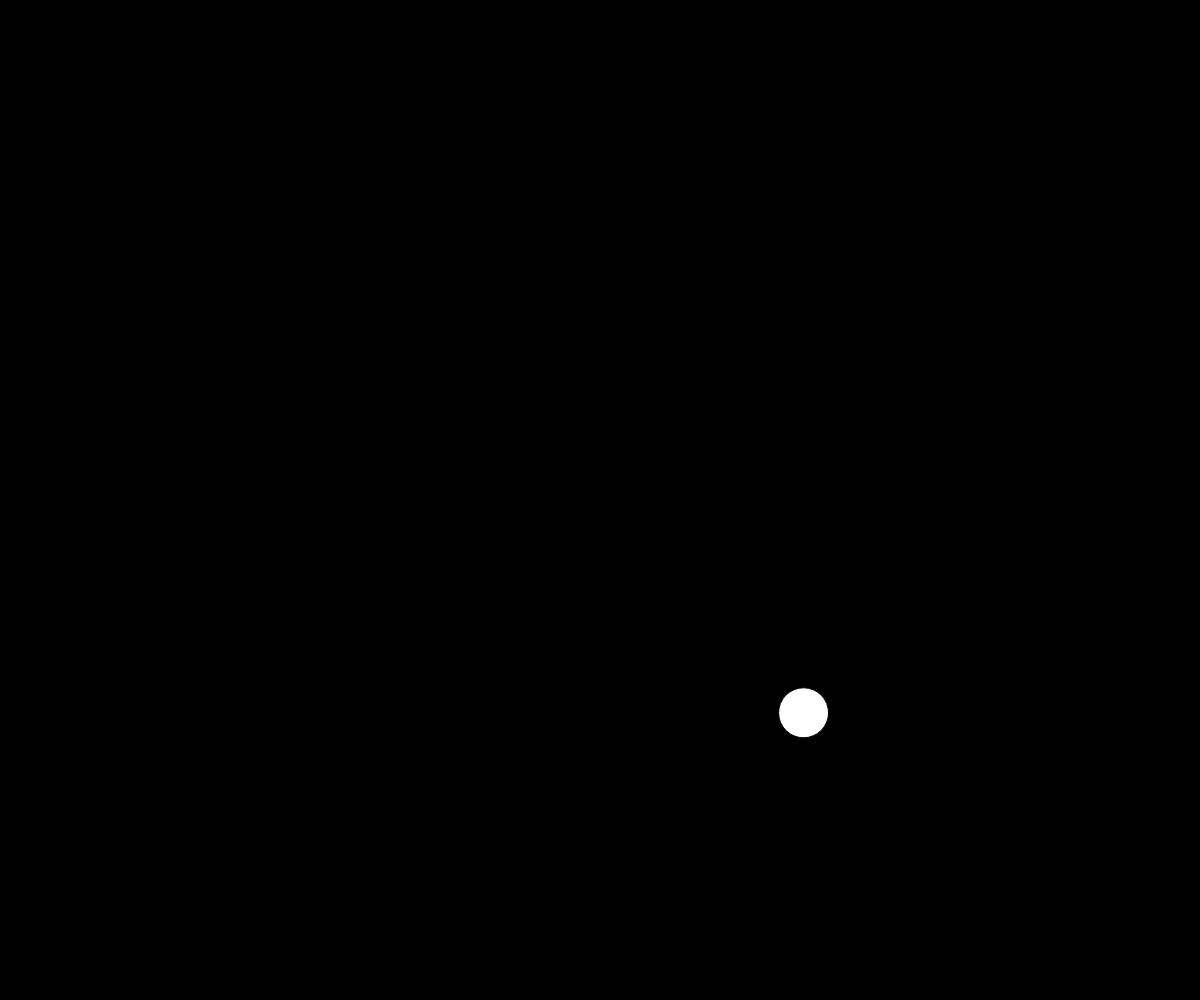
Frame 1 (no input)
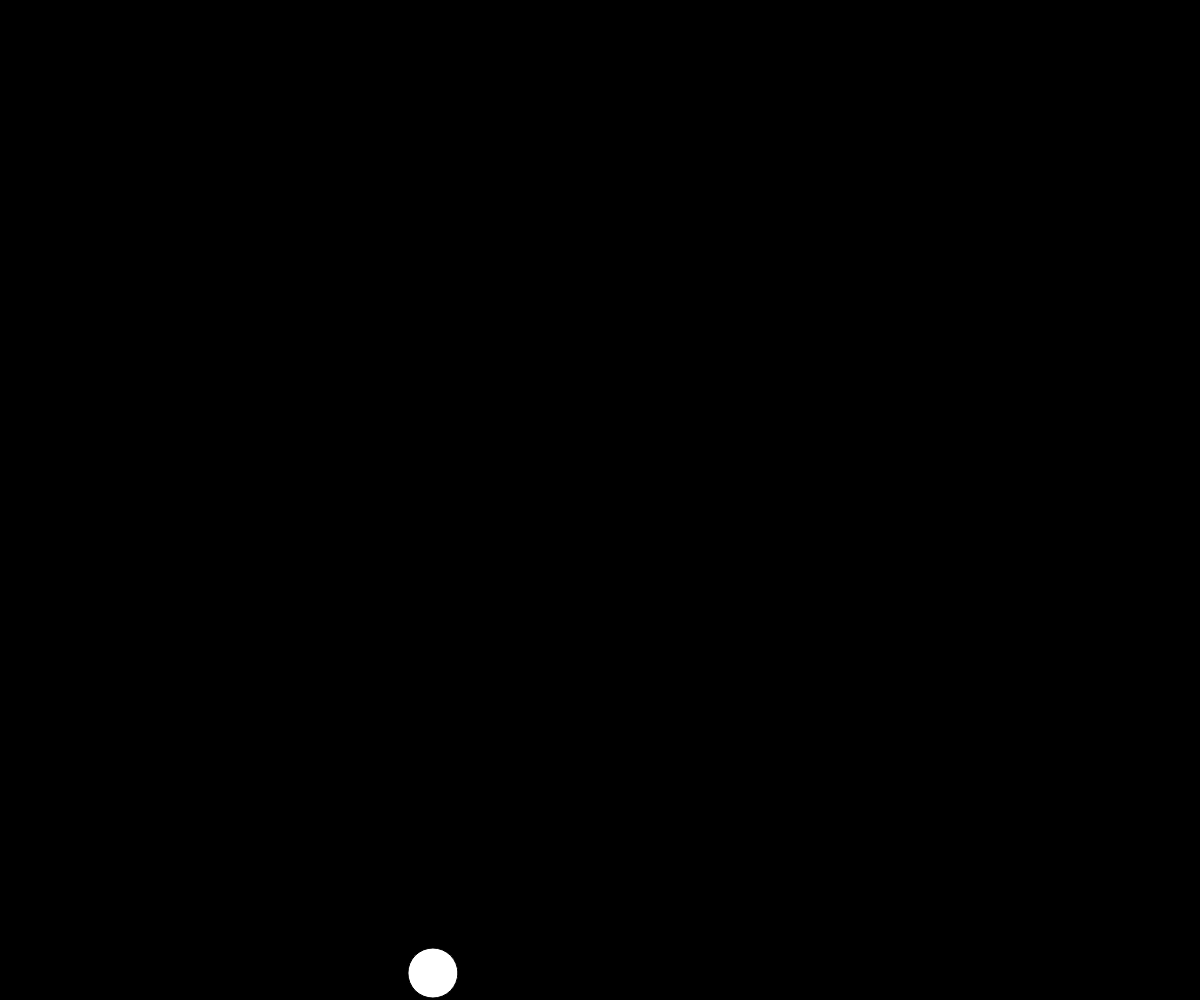
Frame 60 (no input)
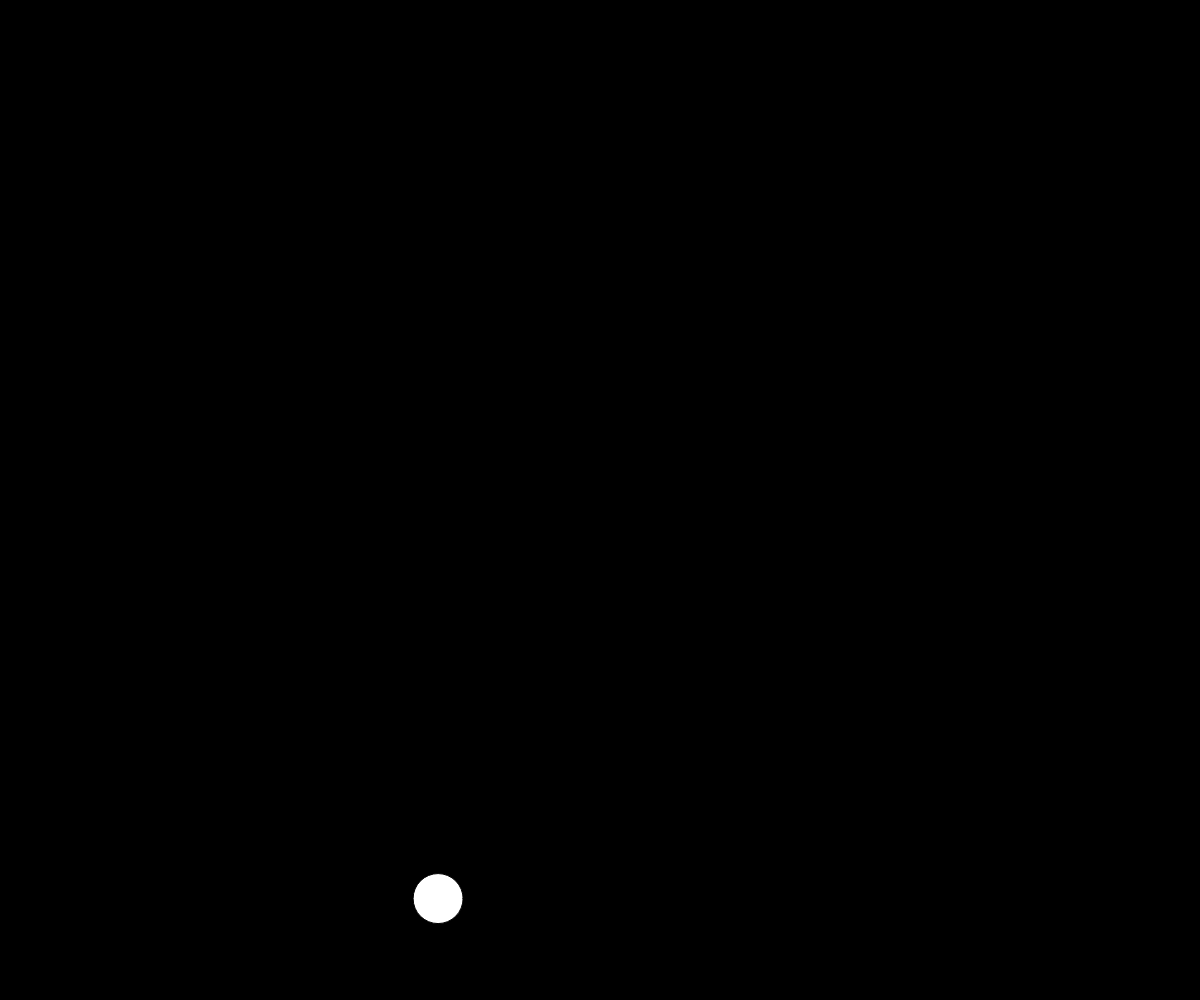
Frame 120 (the mouse pressed at the canvas centre since frame 60)

The p5.js sketch that drew these frames (run headless with seeded random() and noise() and a simulated clock; from frame 60 on, the mouse is pressed at the canvas centre):

// p5.js sketch
// ── sketch.js
// Perlin Noise Demo
// 14 Oct 2025

let x;
let y;
let time = 0;
const TIME_BUFFER = 1000;

function setup() {
  createCanvas(windowWidth, windowHeight);
}

function draw() {
  background("black");

  // move ball
  x = noise(time) * width;
  y = noise(time + TIME_BUFFER) * width;

  // move on time axis;
  time += 0.01;

  // display ball
  fill("white");
  circle(x, y, 50);
}
